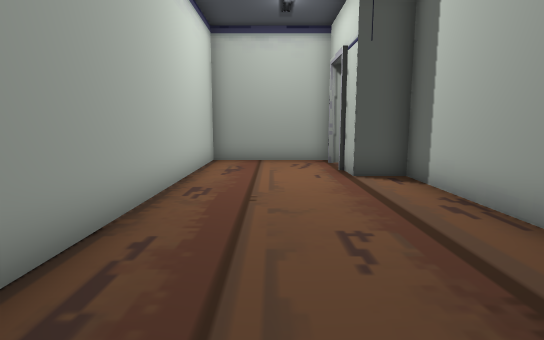
view 1 (above)

12 first-person views from a walk through a scene from a Unity 3-D project. The camera is 1.3 m above the floor, tilts 8° down and sees 80° across. The floor is counted in squares, 1 m on a side. Each view is taken from the middle of a square. On the plan, view 1 faces up. The plan holds only what a view shows up to about 14 squares ahead; the rest is blank. The place goes on beyond the plan. The player is left out. Door leaves are left out, so doorways stand open.

view 2
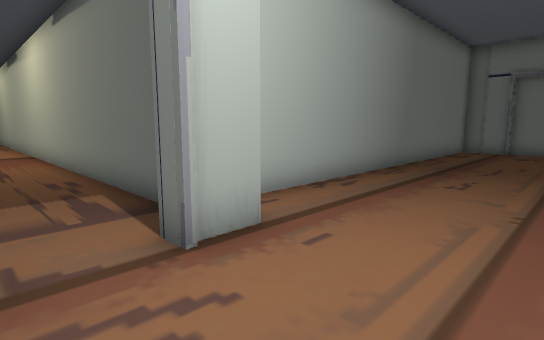

view 3
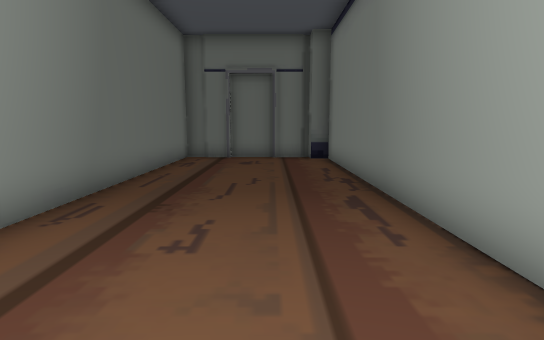

view 4
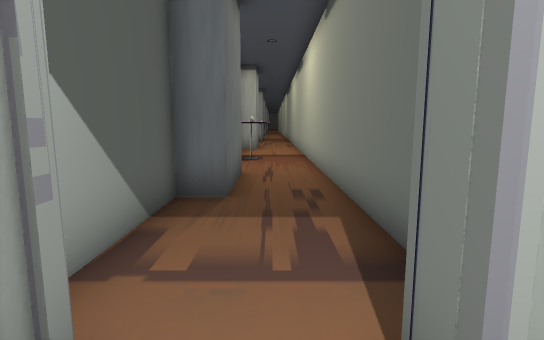

view 5
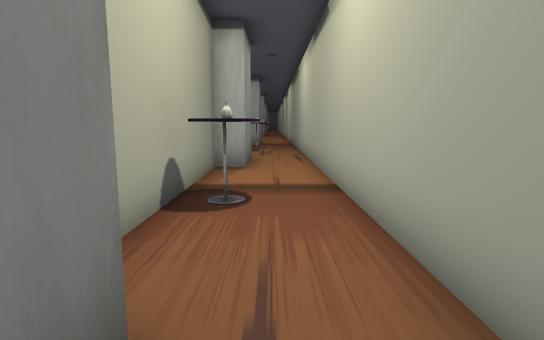

view 6
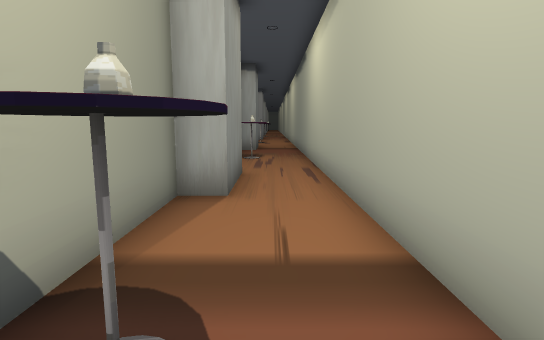

view 7
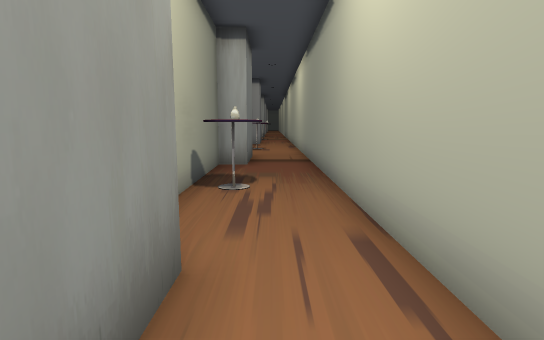

view 8
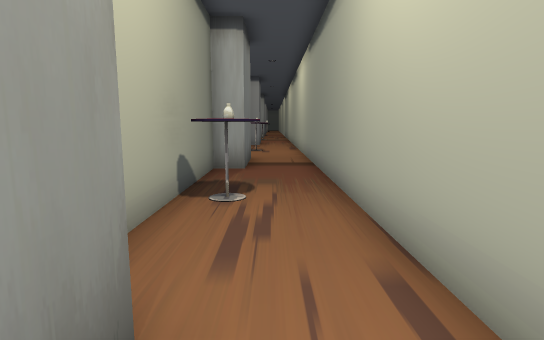

view 9
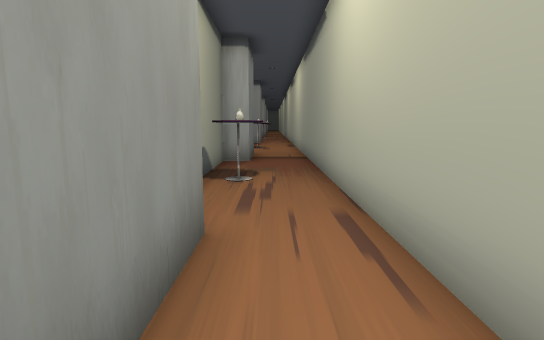

view 10
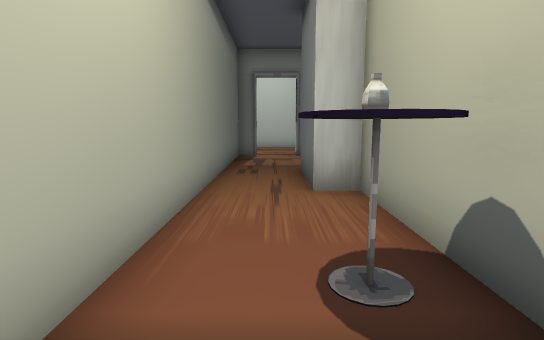

view 11
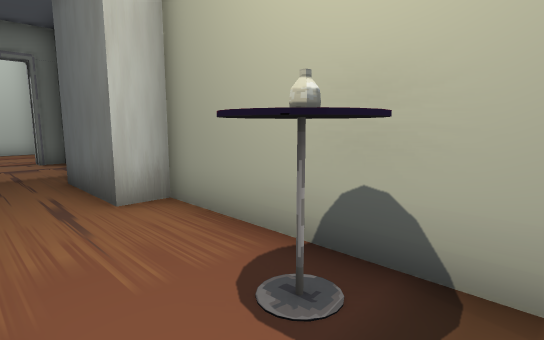

view 12
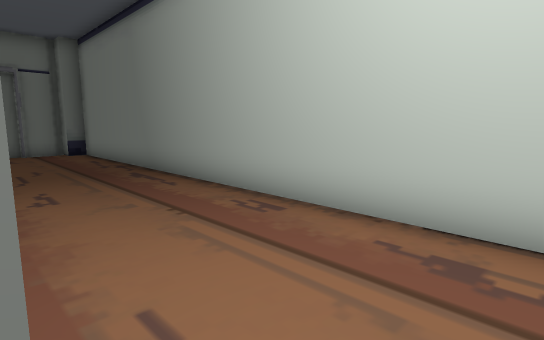

### Floor plan
Points are (right, up) in squares from view 1. A wall is a line through its corners. A room is listed if a view was taken in it or the views show most of it. See-through windows are left out.
Room 1 (views 1, 2, 3, 4, 5, 6, 7, 8, 9, 10, 11, 12)
walls: (2.1, 11.7) (-2.1, 11.7) (-2.1, -5.3); (20.9, 10.8) (17.8, 10.8) (17.8, 11.7) (9.7, 11.7) (9.7, 10.8) (6.8, 10.8) (6.8, 11.7) (2.4, 11.7) (2.4, 11) (1.9, 11); (-1.5, -5.3) (-1.5, -6.1) (3.4, -6.1) (3.4, 8.1) (2.1, 8.1) (2.1, 9.3) (2.4, 9.3) (2.4, 8.6) (30.5, 8.6); (30.5, 10.8) (28.6, 10.8) (28.6, 11.7) (22.8, 11.7)
objects: other object (13, 10) to (13, 11); other object (14, 11); other object (24, 10) to (25, 11); other object (25, 11)

Where each view was taken, in squares from view 1:
view 1: 0 up, 0 right, facing up
view 2: 11 up, 1 left, facing down-right
view 3: 7 up, 0 right, facing down
view 4: 10 up, 1 right, facing right
view 5: 10 up, 8 right, facing right
view 6: 10 up, 12 right, facing right
view 7: 10 up, 18 right, facing right
view 8: 10 up, 19 right, facing right
view 9: 10 up, 17 right, facing right
view 10: 10 up, 16 right, facing left
view 11: 9 up, 15 right, facing up-left
view 12: 10 up, 2 right, facing down-left
